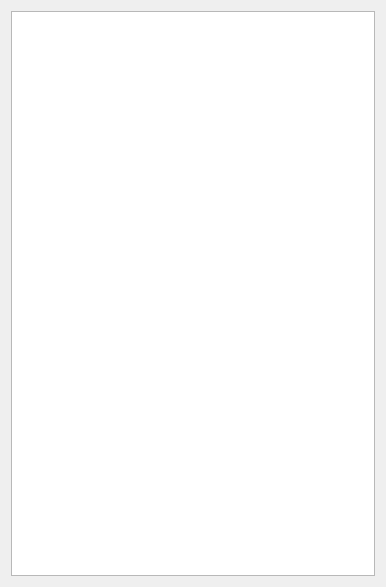
<?xml version="1.0" encoding="UTF-8"?>
<ui version="4.0">
 <class>statistic</class>
 <widget class="QWidget" name="statistic">
  <property name="geometry">
   <rect>
    <x>0</x>
    <y>0</y>
    <width>386</width>
    <height>587</height>
   </rect>
  </property>
  <property name="windowTitle">
   <string>Form</string>
  </property>
  <layout class="QVBoxLayout" name="verticalLayout">
   <item>
    <widget class="QTableWidget" name="tableWidget"/>
   </item>
  </layout>
 </widget>
 <resources/>
 <connections/>
</ui>
